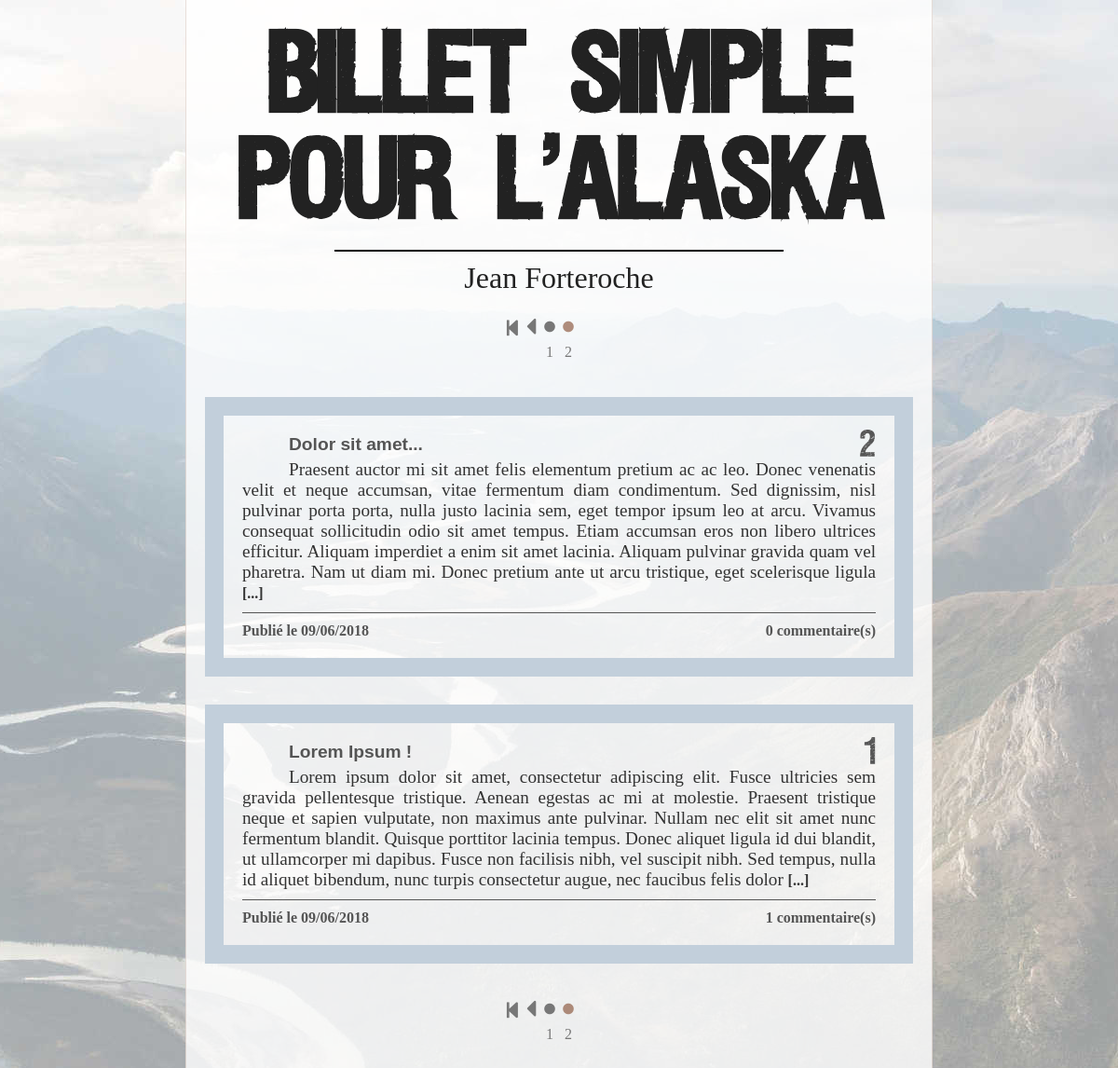
/?p=1, run on the app's committed database.
### tables this page shows
CREATE TABLE `chapters` (
  `id` tinyint(3) UNSIGNED NOT NULL,
  `number` tinyint(4) NOT NULL DEFAULT '0',
  `title` tinytext NOT NULL,
  `content` mediumtext NOT NULL,
  `publication_date` timestamp NOT NULL DEFAULT '0000-00-00 00:00:00',
  `published` tinyint(1) NOT NULL DEFAULT '0'
);

### model/database.php (called while the page is built, shortened)
<?php
class Db {
    private $_db;
    public function db() { return $this->_db; }
    private function connect() {
        try {
            $this->_db = new PDO('mysql:host=localhost;dbname=chesfnpg_alaska_jf;charset=utf8', 'chesfnpg', 'OCV7b9h632F#', array(PDO::ATTR_ERRMODE => PDO::ERRMODE_EXCEPTION));
        }
        catch (Exception $e) {
            die('Erreur : ' . $e->getMessage());
        }
    }
}

### model/model.php (called while the page is built, shortened)
<?php
class Model {
    public function hydrate(array $datas) {
        foreach ($datas as $key => $value) {
            $method = 'set' . ucfirst($key);
        }
    }
}

### model/chapter.php (called while the page is built, shortened)
<?php
require_once('./model/model.php');
require_once('./model/commentManager.php');
class Chapter extends Model {
    private $_id;
    private $_number;
    private $_title;
    private $_content;
    private $_publication_date;
    private $_commentsNbr;
    public function __construct(array $datas = []) {
        $this->setCommentsNbr();
    }
    public function id()            { return $this->_id;            }
    public function number()        { return $this->_number;        }
    public function title()         { return $this->_title;         }
    public function content()       { return $this->_content;       }
    public function commentsNbr()   { return $this->_commentsNbr;   }
    public function publication_date(bool $humanFormat = false) {
        $publication_date = $this->_publication_date;
        if ($humanFormat) {
            $publication_date = date('\l\e d/m/Y', $publication_date);
        }
        return $publication_date;
    }
    public function setId($id) {
        $this->_id = abs((int) $id);
    }
    public function setNumber($number) {
        $this->_number = abs((int) $number);
    }
    public function setTitle($title) {
        $this->_title = (string) $title;
    }
    public function setContent($content) {
        $this->_content = (string) $content;
    }
    public function setPublication_date($publication_date) {
        $this->_publication_date = strtotime($publication_date);
    }
    public function setcommentsNbr() {
        $commentMngr = new CommentManager();
        if ($this->id() != null) {
            $this->_commentsNbr = $commentMngr->getCommentsCount($this->_id);
        }
    }
}

### model/commentManager.php (called while the page is built, shortened)
<?php
require_once('./model/model.php');
require_once('./model/database.php');
class CommentManager extends Model {
    public function getCommentsCount(int $chapterId, bool $signaledOnly = false) {
        $db = new Db();
        $condition = ($chapterId == 0) ? '' : ('WHERE chapter_id = ' . $chapterId);
        $condition = ($signaledOnly == true) ? (!empty($condition) ? ($condition . ' AND signaled != 0') : ($condition . 'WHERE signaled != 0')) : $condition;
        $query = $db->db()->query('SELECT COUNT(*) FROM comments ' . $condition);
        $commentsCount = $query->fetchColumn();
        return $commentsCount;
    }
}

### model/chapterManager.php (the view, shortened to what this page needs)
<?php
require_once('./model/model.php');
require_once('./model/chapter.php');
require_once('./model/database.php');
class ChapterManager extends Model {
    public function getList(int $offset, int $length, bool $publishedOnly, bool $ascending, bool $extractsOnly) {
        $chapters = [];
        $order = $ascending ? 'ASC' : 'DESC';
        $condition = $publishedOnly ? 'WHERE published = true' : 'WHERE number != 0';
        $db = new Db();
        $query = $db->db()->query('SELECT * FROM chapters ' . $condition . ' ORDER BY number ' . $order);
        while ($chapterDatas = $query->fetch()) {
            if ($extractsOnly) { $chapterDatas['content'] = $this->getExtract($chapterDatas['content']); }
            $chapters[] = new Chapter($chapterDatas);
        }
        return !empty($chapters) ? array_slice($chapters, $offset, $length) : false;
    }
    private function getExtract(string $text) {
        $extractLength = 500;
        $text = strip_tags($text);
        if (strlen($text) > $extractLength) {
            $text = substr($text, 0, strpos($text, ' ', $extractLength)) . ' <strong>[...]</strong>';
        } else {
            $text = $text;
        }
        return $text;
    }
}

### view/homepage.php
<?php include('./view/background.php'); ?>
    <?php include('./view/pagination.php'); ?>
    <div id='postsList'>
        <?php foreach ($chapters as $chapter) { ?>
            <div class='postContainer'>
                <a class='chapterLink' href='./?chapter&id=<?= $chapter->id() ?>'>
                    <div class='post'>
                        <div class='chapterNumber'><?= $chapter->number() ?></div>
                        <h3><?= $chapter->title() ?></h3>
                        <p><?= $chapter->content() ?></p>
                        <div class='chapterInfos'><span class='chapterDate'>Publié <?= $chapter->publication_date(true) ?></span><span class='chapterCommentsNbr'><?= $chapter->commentsNbr() ?> commentaire(s)</span></div>
                    </div>
                </a>
            </div>
        <?php } ?>
    </div>
    <?php include('./view/pagination.php'); ?>
<?php include('./view/footer.php'); ?>

### public/css/chapter-inner-style.css (style rules this page uses)
p { margin: 0px; text-align: justify; font-family: Garamond, serif; text-indent: 50px; font-size: 1.2rem; }

### public/css/main.css (style rules this page uses)
* { font-size: 1rem; }
a { text-decoration: none; color: inherit; }
p { margin: 0px; padding: 0px; font-family: Garamond, serif; }

### public/css/background.css (style rules this page uses)
body { position: relative; width: 100%; height: 100%; margin: 0px; padding: 0px; background-image: url(../images/alaska.jpg); background-size: auto; background-position: top center; background-attachment: fixed; }

### public/css/homepage.css (style rules this page uses)
#postsList { width: 100%; padding: 0px 20px; }
.postContainer { width: calc(100% - 40px); padding: 15px 0px; }
.post { position: relative; box-sizing: border-box; width: 100%; padding: 20px; border: 20px #C2CFDB solid; color: #333; transition: all 0.3s cubic-bezier(0.05,0.15,0.25,1); }
.chapterLink { text-decoration: none; color: inherit; }
.post > h3 { margin: 0px 0px 5px 50px; display: block; font-family: 'Arial Black', sans-serif; color: #555; font-size: 1.2rem; }
.post > p { margin: 0px; font-family: 'Garamond', serif; text-align: justify; }
.post strong { font-weight: bold; }
.post .chapterInfos { display: flex; justify-content: space-between; margin-top: 10px; padding-top: 10px; border-top: 1px #555 solid; font-size: 0.8rem; font-weight: bold; color: #555; }
.chapterInfos .chapterDate { text-align: left; }
.chapterInfos .chapterCommentsNbr { text-align: right; }
.chapterNumber { position: absolute; top: 13px; right: 20px; display: block; width: 50px; font-family: 'Viper Nora'; font-size: 2rem; text-align: right; color: #555; }

### data on the page
chapters: number "2", title "Dolor sit amet...", content "Praesent auctor mi sit amet felis elementum pretium ac ac leo. Donec venenatis velit et neque accumsan, vitae fermentum diam condimentum. Sed dignissim, nisl pulvinar porta porta, nulla justo lacinia sem, eget tempor ipsum leo at arcu. Vivamus consequat sollicitudin odio sit amet tempus. Etiam accumsan eros non libero ultrices efficitur. Aliquam imperdiet a enim sit amet lacinia. Aliquam pulvinar gravida quam vel pharetra. Nam ut diam mi. Donec pretium ante ut arcu tristique, eget scelerisque ligula", publication_date "le 09/06/2018", commentsNbr "0"
chapters: number "1", title "Lorem Ipsum !", content "Lorem ipsum dolor sit amet, consectetur adipiscing elit. Fusce ultricies sem gravida pellentesque tristique. Aenean egestas ac mi at molestie. Praesent tristique neque et sapien vulputate, non maximus ante pulvinar. Nullam nec elit sit amet nunc fermentum blandit. Quisque porttitor lacinia tempus. Donec aliquet ligula id dui blandit, ut ullamcorper mi dapibus. Fusce non facilisis nibh, vel suscipit nibh. Sed tempus, nulla id aliquet bibendum, nunc turpis consectetur augue, nec faucibus felis dolor", publication_date "le 09/06/2018", id "1"

### other printed values
$pagesOffset + $i + 1 "1"
$pagesOffset + $i + 1 "2"
